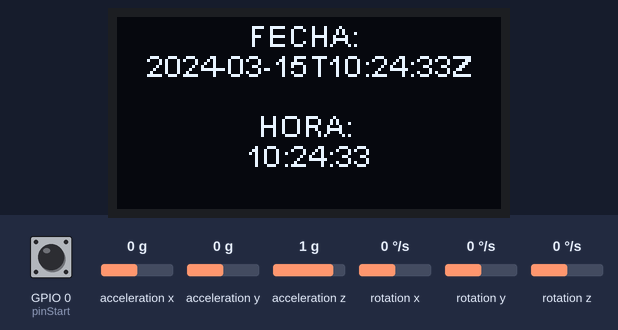
A program run on a simulated ESP32. Shown: 128×64 one-colour display. The inputs (shaded band) are chosen by the test bench; at power-on: GPIO 0 (pinStart) HIGH, acceleration x 0 g, acceleration y 0 g, acceleration z 1 g, rotation x 0 °/s, rotation y 0 °/s, rotation z 0 °/s. WiFi joins after 1.5 s; servers stay silent unless stated; network time is answered at once with the bench clock; the local clock reads 2024-03-15 10:24:30 at power-on unless the program sets it; what the program prints to the serial monitor is not drawn.

Above: at 3.2 s.
3.3 s: GPIO 0 (pinStart) pulled LOW for 0.15 s
At 4.3 s:
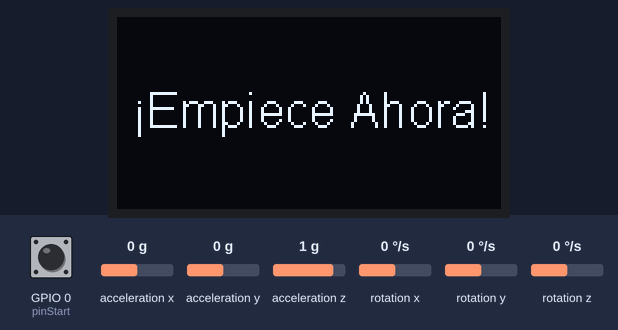
At 7.6 s:
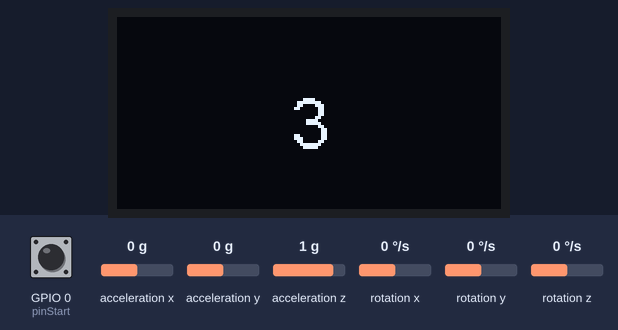
Timing chart, 0 to 9.1 s (numbered marks = the images above; inputs shaded):
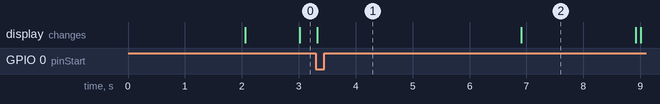

Measured:
- after the input at 3.3 s, the display: changes at once (image 1)

The program:

main.cpp
```cpp
#include "Wire.h"
#include <WiFi.h>
#include "I2Cdev.h"       // Librerias I2C para controlar el mpu6050
#include "MPU6050.h"      // Librerias I2C para controlar el mpu6050 - Libreria modificada en el archivo MPU6050.h - https://www.youtube.com/watch?v=FMZO4UTVZBk (observar comentarios)
#include <SSD1306Wire.h>  // legacy: #include "SSD1306.h"
#include <NTPClient.h>    // Actualizar la hora por medio del servidor NTPClient - Esta librería ha sido modificada https://github.com/arduino-libraries/NTPClient/issues/36
#include <WiFiUdp.h>      // Udp.cpp: Biblioteca para enviar / recibir paquetes UDP

////////////////////////// Inicializar NTPCliente //////////////////////////


// Network credentials
const char* ssid     = "RED_CANGO";
const char* password = "*/Anita2020_CNN";

// Define NTP Client to get time
WiFiUDP ntpUDP;
NTPClient timeClient(ntpUDP);

// Variables to save date and time
String formattedDate;
String formattedTime;
String dayStamp;


////////////////////////// Inicializar MPU6050 //////////////////////////


// class default I2C address is 0x68
// specific I2C addresses may be passed as a parameter here
// AD0 low = 0x68 (default for InvenSense evaluation board)
// AD0 high = 0x69

// Instancia objeto de la clase MPU6050
MPU6050 sensor;

// Valores RAW (sin procesar) del giroscopio en los ejes x,y,z
const int timeData = 3; // Tiempo en recolectar datos en segundos
int16_t accelX = 0, accelY = 0, accelZ = 0;
//int16_t gyroX = 0, gyroY =0, gyroZ = 0;


////////////////////////// Inicializar SSD1306 //////////////////////////


// Initialize the OLED display using Arduino Wire:
SSD1306Wire display(0x3c, 21, 22);  // ADDRESS, SDA, SCL  -  If not, they can be specified manually.


////////////////////////// CARACTERISTICAS CNN //////////////////////////


// Caracteristicas
double mavXAxis = 0.0,mavYAxis = 0.0,mavZAxis = 0.0;
double rmsXAxis = 0.0,rmsYAxis = 0.0,rmsZAxis = 0.0;
double wlXAxis = 0.0, wlYAxis = 0.0, wlZAxis = 0.0;
double wlaXAxis = 0.0, wlaYAxis = 0.0, wlaZAxis = 0.0;

const int pinStart = 0;
boolean flag = false;
unsigned long debounce = 0; // Tiempo del rebote.


///////////////////////////////// Variables Red Neuronal /////////////////////////////////
double a0[9];
double W1[4][9] = {{0.077,0.97,0.073,-0.684,1.097,-0.151,-0.388,-0.662,-0.369},{-0.548,0.87,-0.566,-0.088,0.095,-0.808,1.231,0.825,0.53},{0.359,-1.012,-0.02,0.926,-1.026,-0.139,-0.27,0.241,0.404},{-0.835,-0.057,0.089,-0.699,-0.163,0.821,-1.176,0.362,0.426}};
double a1[4];
double W2[4][4] = {{-0.775,-0.926,0.629,-0.02},{-1.236,1.386,-0.632,0.057},{0.881,0.573,-0.347,-1.151},{0.273,-1.048,-0.478,1.128}};
double a2[4];
double b1[4]= {0.569,0.699,-0.043,0.166};
double b2[4]= {0.641,0.026,-0.657,0.49};
double aux = 0.0;
//////////////////////////////////////////////////////////////////


///////////////////////////////// Preprocesamiento Red Neuronal /////////////////////////////////
double mean[9]={1.917,8.791,2.756,2.568,8.997,3.162,46.166,31.313,27.96};
double dstd[9]={1.167,0.364,0.502,1.438,0.403,0.544,24.855,15.893,7.553};
///////////////////////////////////////////////////////////////////////////////////////////////////////


void ttime() {

  while(!timeClient.update()) {
    timeClient.forceUpdate();
  }

  formattedDate = timeClient.getFormattedDate();
  formattedTime = timeClient.getFormattedTime();

  display.clear();
  display.setFont(ArialMT_Plain_10);

  display.drawString(64, 0, "FECHA: ");
  display.drawString(64, 10, String(formattedDate));

  display.drawString(64, 30, "HORA: ");
  display.drawString(64, 40, String(formattedTime));

  display.display();

}


void featuresExtraction() {

  int sizeSample = timeData*10;

  mavXAxis = 0.0;
  mavYAxis = 0.0;
  mavZAxis = 0.0;

  rmsXAxis = 0.0;
  rmsYAxis = 0.0;
  rmsZAxis = 0.0;

  wlXAxis = 0.0;
  wlYAxis = 0.0;
  wlZAxis = 0.0;

  for (int k = 0; k<sizeSample;k++)
  {
    sensor.getAcceleration(&accelX, &accelY, &accelZ);

    double ax_m_s2 = accelX * (9.81/16384.0);
    double ay_m_s2 = accelY * (9.81/16384.0);
    double az_m_s2 = accelZ * (9.81/16384.0);

    //Valor absoluto medio (MAV)
    mavXAxis = mavXAxis + abs(ax_m_s2);
    mavYAxis = mavYAxis + abs(ay_m_s2);
    mavZAxis = mavZAxis + abs(az_m_s2);

    ///Valor eficaz (RMS)
    rmsXAxis = rmsXAxis + ax_m_s2*ax_m_s2;
    rmsYAxis = rmsYAxis + ay_m_s2*ay_m_s2;
    rmsZAxis = rmsZAxis + az_m_s2*az_m_s2;

    wlXAxis = wlXAxis + abs(ax_m_s2 - wlaXAxis);
    wlYAxis = wlYAxis + abs(ay_m_s2 - wlaYAxis);
    wlZAxis = wlZAxis + abs(az_m_s2 - wlaZAxis);

    wlaXAxis = ax_m_s2;
    wlaYAxis = ay_m_s2;
    wlaZAxis = az_m_s2;

    delay(100);
  }

  mavXAxis = mavXAxis/(double)sizeSample;
  mavYAxis = mavYAxis/(double)sizeSample;
  mavZAxis = mavZAxis/(double)sizeSample;

  rmsXAxis = sqrt(rmsXAxis/(double)sizeSample);
  rmsYAxis = sqrt(rmsYAxis/(double)sizeSample);
  rmsZAxis = sqrt(rmsZAxis/(double)sizeSample);
}

//Funciones de acticación
double relu(double n) {
  if(n>=0) return n; else if (n<0) return 0;
}


double sigmoid(double n) {
  return 1.0/(1.0 + exp(-n));
}


//Función de normalización
double dataNormalized(double inputData,double mean,double desvStandar) {
  double valueNorm;
  valueNorm = (inputData-mean)/desvStandar;
  return valueNorm;
}


void pulse() {
  if(!digitalRead(pinStart) && (millis()-debounce > 500))
  {
    debounce = millis();
    flag = true;
  }
}


void setup() {

  Serial.begin(115200);    //Iniciando puerto serial

  display.init();
  display.setTextAlignment(TEXT_ALIGN_CENTER);

  //Serial.print("Connecting to ");
  //Serial.println(ssid);
  WiFi.begin(ssid, password);
  delay(1000);
  while (WiFi.status() != WL_CONNECTED) {
      delay(500);
      //Serial.print(".");
  }

  // Print local IP address and start web server
  //Serial.println("");
  //Serial.println("WiFi connected.");

  // Initialize a NTPClient to get time
  timeClient.begin();
  timeClient.setTimeOffset(-18000);   //GMT-5

  pinMode(pinStart,INPUT_PULLUP);

  // join I2C bus (I2Cdev library doesn't do this automatically)
  Wire.begin();           //Iniciando I2C
  sensor.initialize();    //Iniciando el sensor

  //Serial.println("Iniciando MPU6050");
  if (sensor.testConnection()) delay(500); //Serial.println("Sensor iniciado correctamente");
  else delay(500); //Serial.println("Error al iniciar el sensor");

}

void loop() {

  display.clear();
  ttime();    //Inicio del reloj
  display.clear();

  //Condición si se presionó el botón, este retorna un true, en la bandera
  if(!digitalRead(pinStart)) {
      pulse();
  }

  if(flag) {

    //Mensaje de inicio de ingreso de datos
    display.clear();
    display.setFont(ArialMT_Plain_16);
    display.drawString(64, 22, "¡Empiece Ahora!");
    display.display();
    delay(500);

    //Extracción de datos
    featuresExtraction();

    //Mensaje de fin de ingreso de datos
    display.clear();
    display.setFont(ArialMT_Plain_16);
    display.drawString(64, 22, "¡Muy bien!");
    display.display();

    a0[0] = dataNormalized(mavXAxis,mean[0],dstd[0]);
    a0[1] = dataNormalized(mavYAxis,mean[1],dstd[1]);
    a0[2] = dataNormalized(mavZAxis,mean[2],dstd[2]);

    a0[3] = dataNormalized(rmsXAxis,mean[3],dstd[3]);
    a0[4] = dataNormalized(rmsYAxis,mean[4],dstd[4]);
    a0[5] = dataNormalized(rmsZAxis,mean[5],dstd[5]);

    a0[6] = dataNormalized(wlXAxis,mean[6],dstd[6]);
    a0[7] = dataNormalized(wlYAxis,mean[7],dstd[7]);
    a0[8] = dataNormalized(wlZAxis,mean[8],dstd[8]);

    ///////////////////////////////// Estructura Red Neuronal /////////////////////////////////
    for(int i = 0 ; i<4; i++ ) {aux=0.0;for(int j = 0 ; j <9 ; j++ ) { aux=aux+W1[i][j]*a0[j];} a1[i]=relu(aux+b1[i]);}
    double aux1 = 0;
    for(int i = 0 ; i<4; i++ ) {aux=0.0;for(int j = 0 ; j <4 ; j++ ){ aux=aux+W2[i][j]*a1[j];} a2[i]=(aux+b2[i]);aux1=aux1+exp(a2[i]);}
    double minimo = 0.0;
    int classes = 0;
    for(int i = 0;  i<4; i++){a2[i] = exp(a2[i])/aux1;if(a2[i]>minimo){minimo=a2[i];classes=i;}}
    //////////////////////////////////////////////////////////////////////////////////////////

    //Serial.print("Numero : ");
    //Serial.println(classes);
    //Serial.println(round(classes));

    switch (classes) {
      case 0:
        Serial.println("Numero : 0");
        display.clear();
        display.setFont(ArialMT_Plain_24);
        display.drawString(64, 22, "3");
        display.display();
        break;
      case 1:
        Serial.println("Numero : 1");
        display.clear();
        display.setFont(ArialMT_Plain_24);
        display.drawString(64, 22, "¤");
        display.display();
        break;
      case 2:
        Serial.println("Numero : 2");
        display.clear();
        display.setFont(ArialMT_Plain_24);
        display.drawString(64, 22, "L");
        display.display();
        break;
      case 3:
        Serial.println("Numero : 3");
        display.clear();
        display.setFont(ArialMT_Plain_24);
        display.drawString(64, 22, "U");
        display.display();
        break;
    }

    //La bandera regresa a false
    flag = false;

    delay(2000);
    display.clear();    //Finaliza el proceso y reinicia el reloj
  }
}
```
